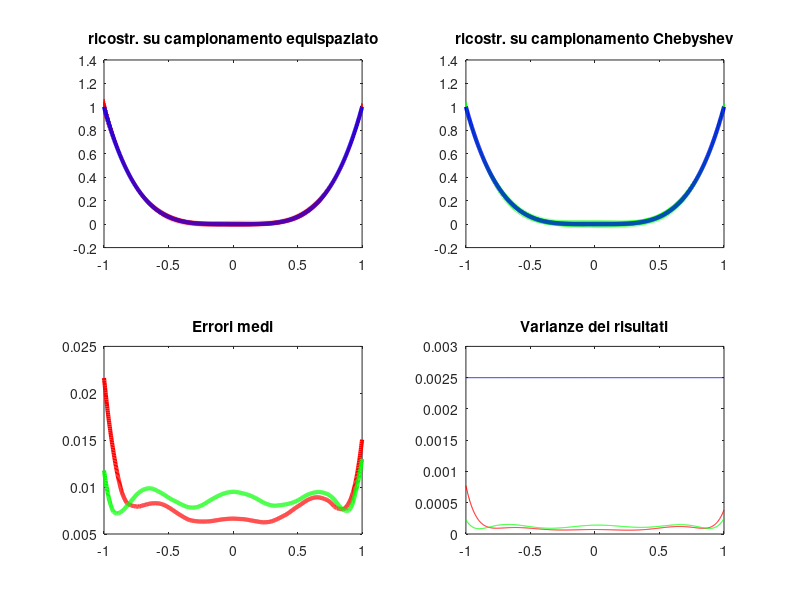

Recreate this plot in MATLAB.

clear all
close all


M=100;
m=1000;
n=4;N=100;
teta=0.05;
xeval=linspace(-1,1,m)';
f=@(x) x.^4;%exp(sin(x));
%%

xinterp_equi=linspace(-1,1,N)';
xinterp_cheb=cos((2*(N-1:-1:0)+1)./(2*N+1)*pi)';
yinterp_equi_true=f(xinterp_equi);
yinterp_cheb_true=f(xinterp_cheb);
yinterp_equi=yinterp_equi_true+teta*randn(N,M);
yinterp_cheb=yinterp_cheb_true+teta*randn(N,M);
yeval_true=f(xeval);
for k=1:M
    c_equi=polyfit(xinterp_equi,yinterp_equi(:,k),n);
    c_cheb=polyfit(xinterp_cheb,yinterp_cheb(:,k),n);
    yeval_equi(:,k)=polyval(c_equi,xeval);
    yeval_cheb(:,k)=polyval(c_cheb,xeval);
end
err_equi=sum(abs(yeval_equi-yeval_true)./M,2);
err_cheb=sum(abs(yeval_cheb-yeval_true)./M,2);
figure(n);
subplot(2,2,1);plot(xeval,yeval_equi,':r');
hold on
plot(xeval,yeval_true,'b','LineWidth',3);
title('ricostr. su campionamento equispaziato')
hold off
subplot(2,2,2);plot(xeval,yeval_cheb,':g');
hold on
plot(xeval,yeval_true,'b','LineWidth',3);
title('ricostr. su campionamento Chebyshev')
hold off
subplot(2,2,3);
plot(xeval,err_equi,'r','LineWidth',3);
hold on;
plot(xeval,err_cheb,'g','LineWidth',3);
title('Errori medi')
hold off
subplot(2,2,4);
plot(xeval,var(yeval_equi'),'r');
hold on
plot(xeval,var(yeval_cheb'),'g');
plot(xeval,teta^2+0.*xeval,'b');
hold off
title('Varianze dei risultati');
